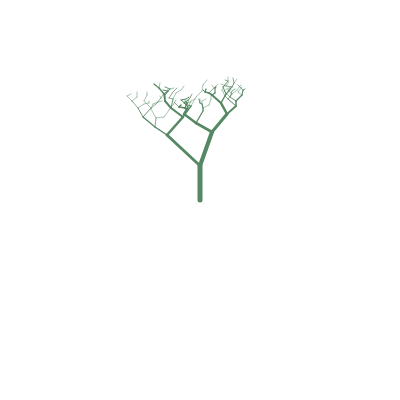
Frame 1 (no input)
Frame 60 (no input): identical to frame 1, image omitted
Frame 120 (the mouse pressed at the canvas centre since frame 60): identical to frame 1, image omitted

The p5.js sketch that drew this single still picture (run headless with seeded random() and noise() and a simulated clock; from frame 60 on, the mouse is pressed at the canvas centre):

// p5.js sketch
// ── sketch.js
let treeInstances = []

function setup(){
    createCanvas(400, 400)
    background(255)
    colorMode(HSB)
    tree1 = new Tree(200, 200)
    tree1.show()
}

function mouseClicked() {
    treeInstances.push(new Tree(mouseX, mouseY))
    print(treeInstances)
    treeInstances[treeInstances.length-1].show()
}

function draw(){
    
}


class Tree {
    constructor(posx, posy) {
        this.posx = posx;
        this.posy = posy;
        this.scale = posy/height;
        this.height=random(40,80)*posy/height;
        this.color = color(126+random(50),  75 - 75*(height - posy)/height, 38 + 31*(height - posy)/height)
        this.branchDepth = random(4, 8)
        this.branches = [0, [[100, posx, posy-this.height]]]
    }

    show() {
       // just draw lines for now, coming out at random angles, for the tree
       
       stroke(this.color)
       strokeWeight(this.scale*(this.branches[1][0][0]**0.5))
       line(this.posx, this.posy, this.branches[1][0][1], this.branches[1][0][2])
       print(this.branches)
       for (let i =0; i < this.branchDepth; i++) {
            let newBranch = growBranches(this.branches, this.height)
            for (let j = 0; j < newBranch[1].length; j++){
                let parentBranch = floor(j/2);
                strokeWeight(this.scale*(newBranch[1][j][0]**0.5))
                line(this.branches[1][parentBranch][1],this.branches[1][parentBranch][2], newBranch[1][j][1], newBranch[1][j][2])
            }
            this.branches = newBranch
       }
    }
   
}

function growBranches(tree, treeHeight){
    // this function takes a binary tree array and grows it some more
    //array has the form [depth = 1, [[30, x, y], [70, x, y]]
    // depth says how deep it is, the weight tells you how thick that branch is (and the next one must be divided further.)
    let treeDepth = tree[0] +1
    let branchLength = treeHeight /(treeDepth)
    //now, take each current leaf, and divide it further
    //can at some point make this random
    let newTree = [treeDepth, []]
    print(tree)
    for (var i in tree[1]) {
        let split = floor(tree[1][i][0]*random(0, 1));
        let newx = floor(tree[1][i][1] - branchLength*Math.sin(random(0, PI/2)))
        let newy = floor(tree[1][i][2] - branchLength*Math.cos(random(0, PI/2)))
        newTree[1].push([split, newx, newy])
        newx = floor(tree[1][i][1] +branchLength*Math.sin(random(0, PI/2)))
        newy = floor(tree[1][i][2] - branchLength*Math.cos(random(0, PI/2)))
        newTree[1].push([tree[1][i][0] - split, newx, newy])
    }
    return newTree
}
